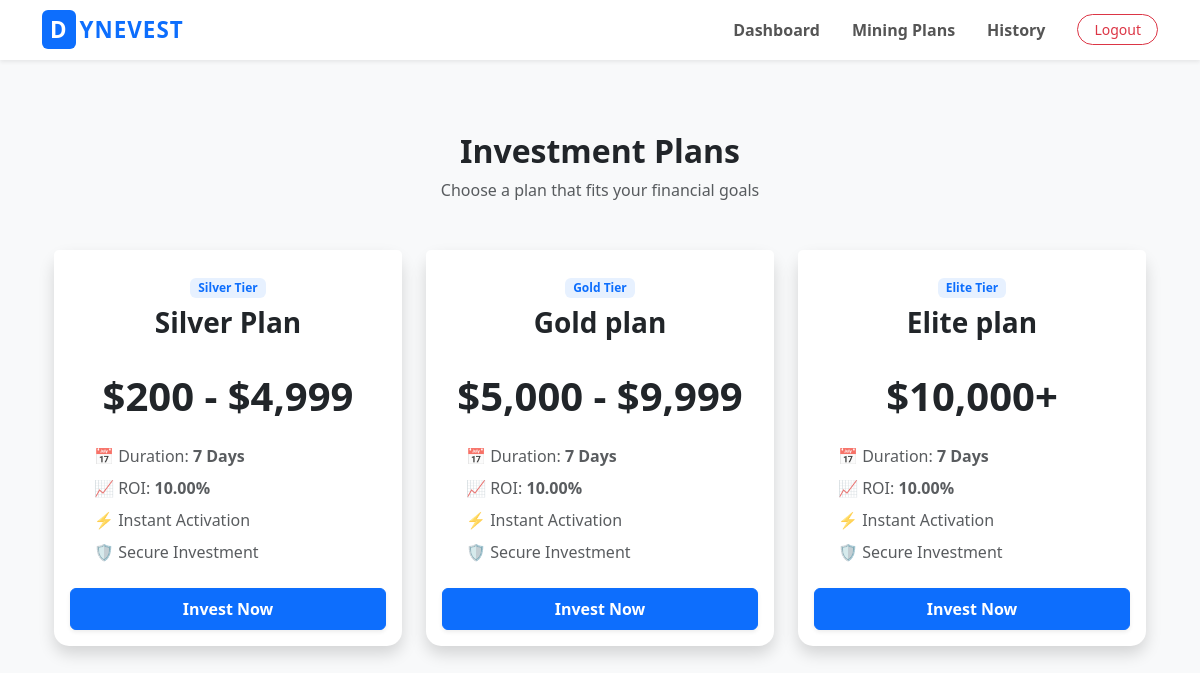
Screenshot of /plans/ (signed in) with the database file from the repository.
### core/models.py (models this page shows, shortened)
class Plan(models.Model):
    name = models.CharField(max_length=100)
    price = models.DecimalField(max_digits=12, decimal_places=2)
    duration_days = models.IntegerField(default=7)
    roi_percentage = models.DecimalField(max_digits=5, decimal_places=2)

### core/views.py (the view)
# urls.py: path('plans/', views.investment_plans_view, name='plans'),
@login_required
def investment_plans_view(request):
    plans = Plan.objects.all()
    return render(request, 'core/plans.html', {'plans': plans})

### core/templates/core/plans.html (shortened to what this page needs)
{% extends 'core/base.html' %}
{% block content %}
<div class="container mt-5">
    <div class="text-center mb-5">
        <h2 class="fw-bold">Investment Plans</h2>
        <p class="text-muted">Choose a plan that fits your financial goals</p>
    </div>
    <div class="row">
        {% for plan in plans %}
        <div class="col-md-4 mb-4">
            <div class="card h-100 shadow border-0 transition-hover">
                <div class="card-header bg-white border-0 pt-4 text-center">
                    <span class="badge mb-2" style="background-color: #e7f1ff; color: #0d6efd;">
                        {% if plan.price >= 10000 %}Elite Tier{% elif plan.price >= 5000 %}Gold Tier{% else %}Silver
                        Tier{% endif %}
                    </span>
                    <h3 class="fw-bold">{{ plan.name }}</h3>
                </div>
                <div class="card-body text-center">
                    <div class="mb-4">
                        <span class="display-6 fw-bold text-dark">
                            {% if plan.price >= 10000 %}
                            $10,000+
                            {% elif plan.price >= 5000 %}
                            $5,000 - $9,999
                            {% else %}
                            $200 - $4,999
                            {% endif %}
                        </span>
                    </div>
                    <ul class="list-unstyled mb-4 text-muted text-start px-4">
                        <li class="mb-2">📅 Duration: <strong>{{ plan.duration_days }} Days</strong></li>
                        <li class="mb-2">📈 ROI: <strong>{{ plan.roi_percentage }}%</strong></li>
                        <li class="mb-2">⚡ Instant Activation</li>
                        <li class="mb-2">🛡️ Secure Investment</li>
                    </ul>
                    <a href="{% url 'buy_plan' plan.id %}" class="btn btn-primary w-100 py-2 shadow-sm fw-bold">
                        Invest Now
                    </a>
                </div>
            </div>
        </div>
        {% empty %}
        <div class="col-12 text-center">
            <p class="text-muted">No investment plans available at the moment. Check back later!</p>
        </div>
        {% endfor %}
    </div>
</div>
{% endblock %}

### core/templates/core/base.html (style rules this page uses)
body { background-color: #f8f9fa; }

### core/templates/core/plans.html (style rules this page uses)
.transition-hover { transition: transform 0.3s ease, box-shadow 0.3s ease; border-radius: 15px; }

### rows the page displays
Plan: price "Silver Tier", name "Silver Plan", duration_days "7", roi_percentage "10.00"
Plan: price "Gold Tier", name "Gold plan", duration_days "7", roi_percentage "10.00"
Plan: price "Elite Tier", name "Elite plan", duration_days "7", roi_percentage "10.00"
